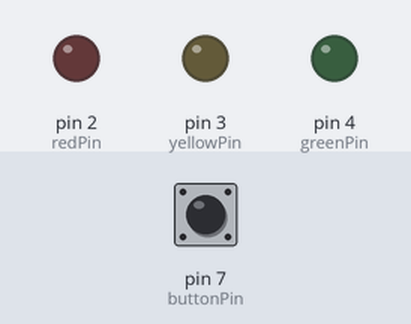
Recording of a sketch running on a simulated Arduino Uno, built with avr-gcc and run on an emulated ATmega328P. Parts: output pins drawn as LEDs (lit = HIGH). Dashed ring = blinking. The test bench sets the inputs (shaded band); at power-on: pin 7 (buttonPin) LOW.

Above: at 1.2 s.
1.3 s: pin 7 (buttonPin) pulled HIGH for 3.2 s
At 1.7 s:
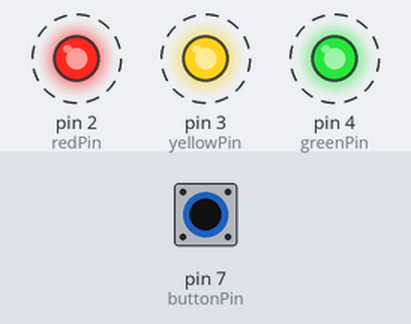
6.0 s: pin 7 (buttonPin) pulled HIGH for 0.15 s
At 6.5 s:
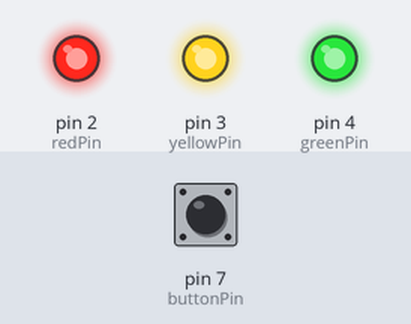
7.6 s: pin 7 (buttonPin) pulled HIGH for 1 s
At 8.9 s:
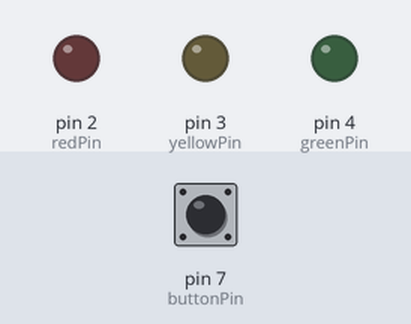
Timing chart, 0 to 10.6 s (numbered marks = the images above; inputs shaded):
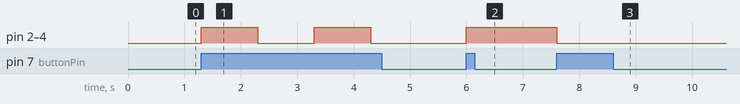

Measured:
- after the input at 1.3 s, pin 2 (redPin), pin 3 (yellowPin), pin 4 (greenPin): alternates HIGH for 1.0 s and LOW for 1.0 s, starting at once
- after the input at 6.0 s, pin 2 (redPin), pin 3 (yellowPin), pin 4 (greenPin): LOW → HIGH at once
- after the input at 7.6 s, pin 2 (redPin), pin 3 (yellowPin), pin 4 (greenPin): HIGH → LOW at once

The sketch:

traffic.ino
```cpp
int redPin = 2;
int yellowPin = 3;
int greenPin = 4;
int buttonPin = 7;
int state = 0;
void setup()
{
pinMode(redPin, OUTPUT);
pinMode(yellowPin, OUTPUT);
pinMode(greenPin, OUTPUT);
pinMode(buttonPin, INPUT);
}

void loop() {
if (digitalRead(buttonPin))
{
if (state == 0)
{
setLights(HIGH, HIGH, HIGH);
state = 1;
}
else if (state == 1)
{
setLights(LOW,LOW,LOW);
state = 0;
}
else if (state == 2)
{
setLights(LOW, LOW, HIGH);
state = 3;
}
else if (state == 3)
{
setLights(LOW, HIGH, LOW);
state = 0;
}
delay(1000);
}
}
void setLights(int red, int yellow,
int green)
{
digitalWrite(redPin, red);
digitalWrite(yellowPin, yellow);
digitalWrite(greenPin, green);
}
```
